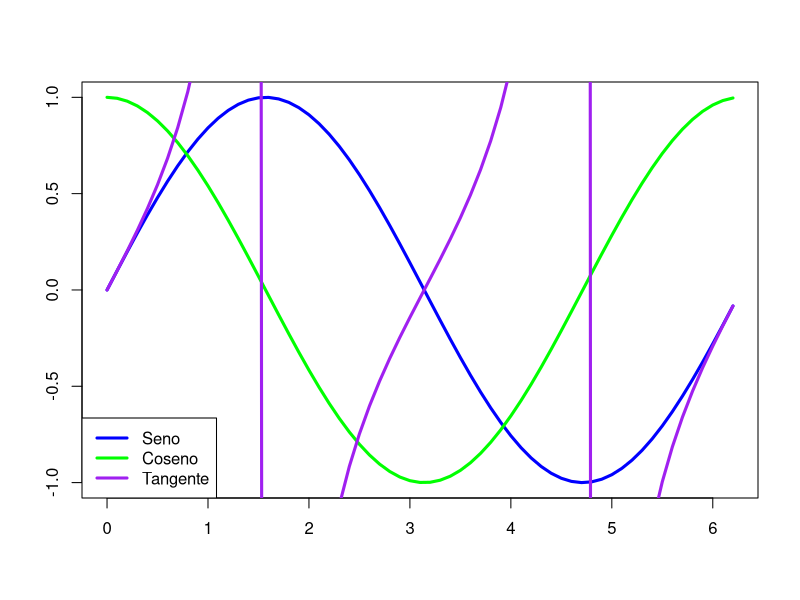

Generate this figure with R:
## ---- chunk 1
x = seq(0,2*pi,0.1)
plot(x,sin(x),type = "l", col = "blue",lwd = 3, xlab = "", ylab = "")
lines(x,cos(x),col="green", lwd = 3)
lines(x, tan(x),col="purple",lwd=3)
legend("bottomleft",col = c("blue", "green", "purple"), c("Seno", "Coseno", "Tangente"), lwd=3, bty="l")
